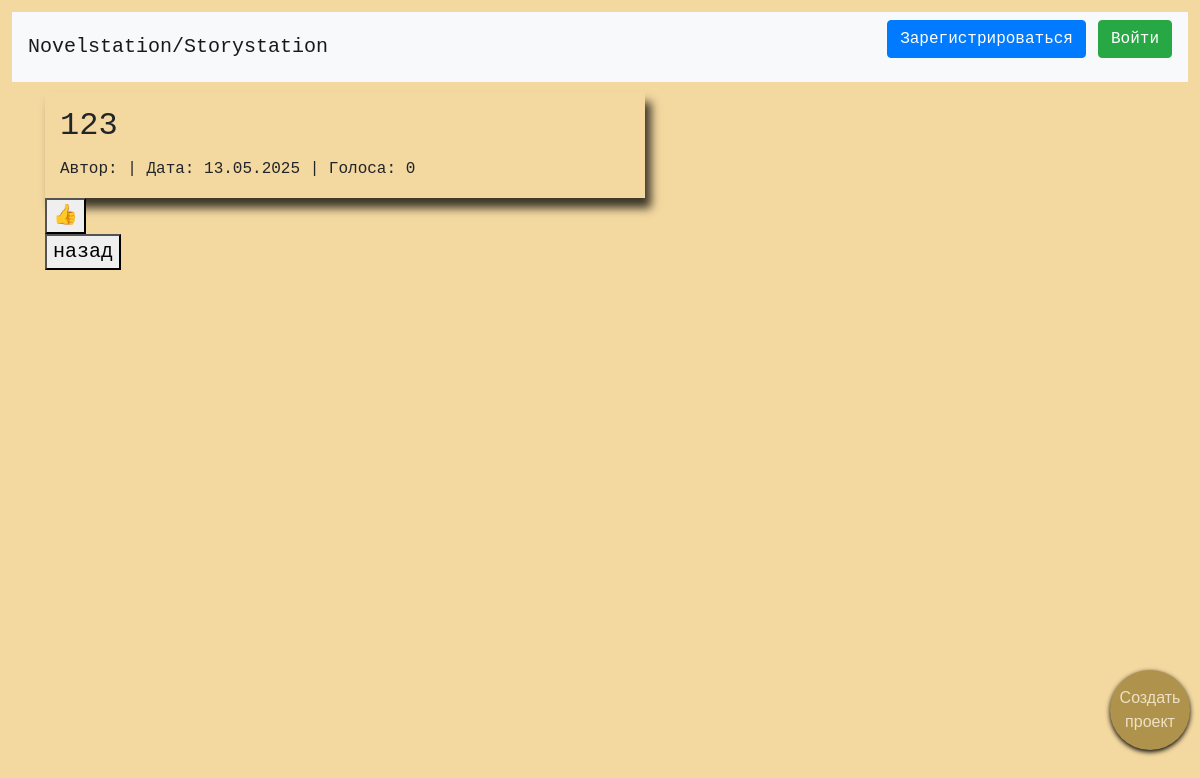
The page /read/1 on the database as committed earlier.
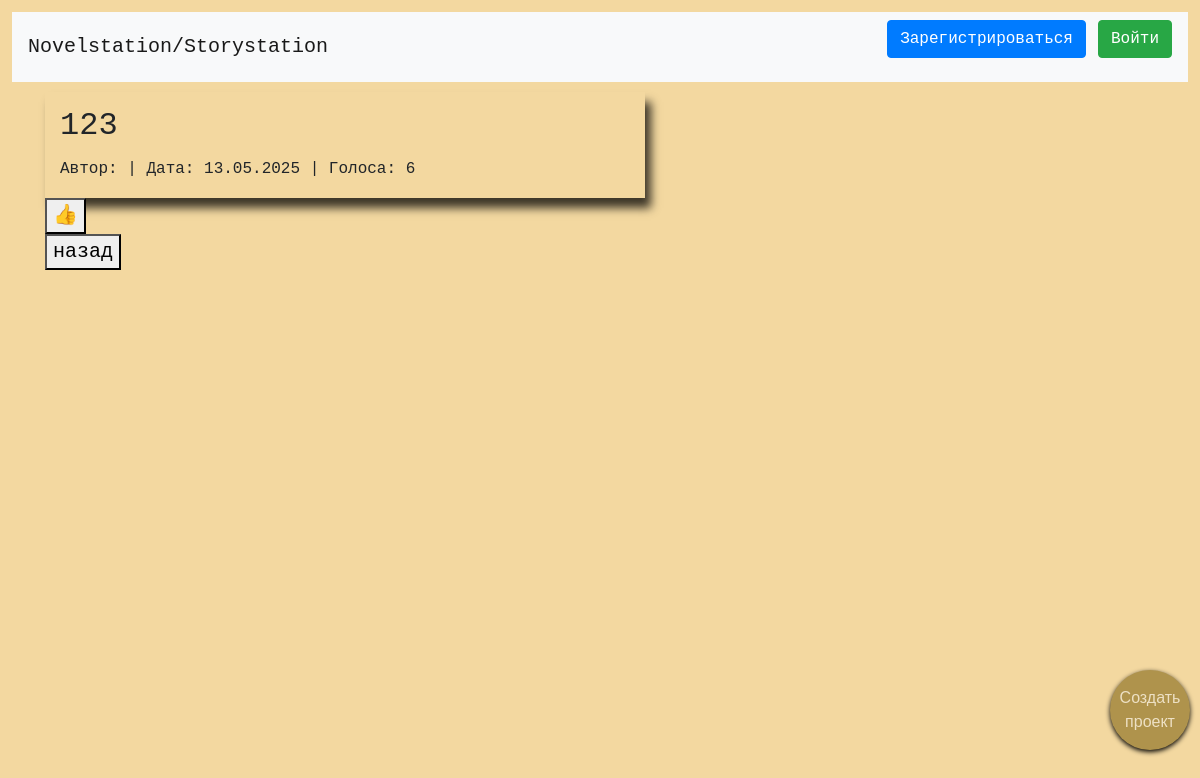
The same page on the database as committed later.
### data/chapters.py (models this page shows)
class Chapter(SqlAlchemyBase, UserMixin):
    __tablename__ = 'chapters'
    id = Column(Integer, primary_key=True)
    author_id = Column(Integer, ForeignKey("users.id"))
    state = Column(Integer, default=0)  # 0-первая глава 1-продолжениеб 2-концовка
    votes = Column(Integer, default=0)
    date = Column(DateTime, default=datetime.utcnow)
    content = Column(Text, nullable=False, default='')
    title = Column(Text, nullable=False)
    next = Column(ARRAY(Integer), nullable=True, default=json.dumps([]))

### server.py (the view)
@app.route('/read/<int:chapter_id>')
def read(chapter_id):
    db_sess = db_session.create_session()
    chapter = db_sess.query(Chapter).get(chapter_id)
    return render_template('read_chapter.html', title=chapter.title, chapter=chapter)

### data/db_session.py (called while the page is built)
def create_session() -> Session:
    global __factory
    return __factory()

### templates/read_chapter.html (shortened to what this page needs)
{% extends "base.html" %}
{% block head%}
<link rel="stylesheet" href="../static/base.css">
<link rel="stylesheet" href="../static/personal.css">
{% endblock%}
{% block content %}
    <div class="editorSheet" style="min-height: 10px">
        <h2 style="text-after-overflow: hidden; overflow: hidden">{{ chapter.title|safe }}</h2>
        <small>Автор: {{ chapter.author }} | Дата: {{ chapter.date.strftime('%d.%m.%Y') }} | Голоса: {{ chapter.votes }}</small>
    </div>
    <a href="/vote/{{ chapter.id }}">
        <button class="vote-btn">👍</button>
    </a>
    <div>
            <button class="floating-button" onclick="openForm()">Создать проект</button>
    </div>
    <form action="/">
        <button>назад</button>
    </form>
{% endblock %}

Rows that differ between the two databases and show on the page:
changed Chapter: votes "0" → "6"
